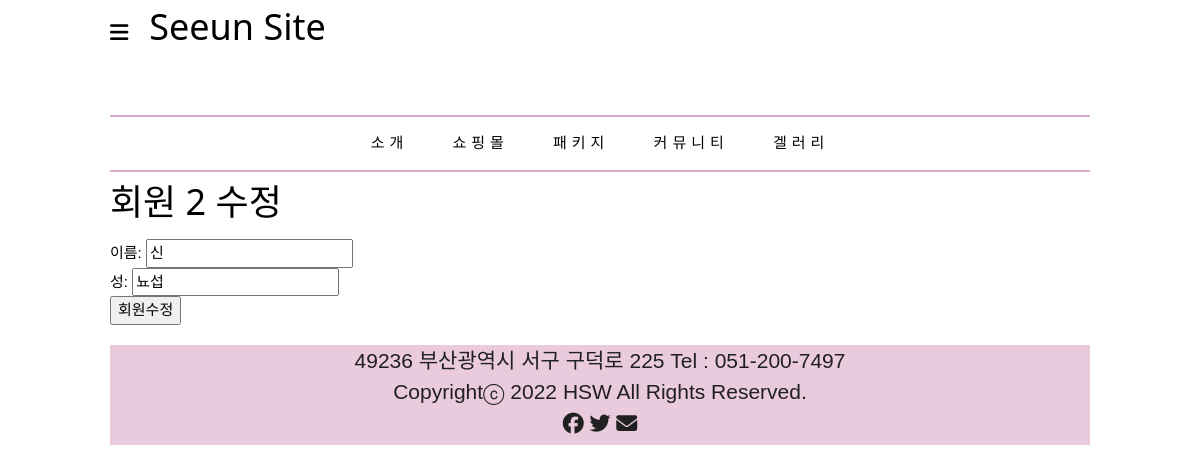
The page /user/update/2 on the database its author committed.
### myapp/models.py (models this page shows)
class Members(models.Model):
  firstname = models.CharField(max_length=255)
  lastname = models.CharField(max_length=255)

### myapp/views.py (the view)
# urls.py: path("user/update/<int:id>",views.update),
def update(request, id):
    m = Members.objects.get(id=id)
    template = loader.get_template("update.html")
    context = {'m' : m}
    return HttpResponse(template.render(context, request))

### myapp/templates/update.html (shortened to what this page needs)
{% extends 'base.html' %}
{% block content %}
<h1>회원 {{m.id}} 수정</h1>
<form action="updaterecord/{{m.id}}" method="post">
    이름: <input type="text" name="first" id="" value="{{m.firstname}}"> <br>
    성: <input type="text" name="last" id="" value="{{m.lastname}}"> <br>
    <input type="submit" value="회원수정">
</form>
{% endblock %}

### static/mystyle.css (style rules this page uses)
* { font-family: "맑은 고딕", Arial, Helvetica, sans-serif; line-height: 150%; }
body { margin-top: 20px; margin: 0 auto; max-width: 980px; }

### static/w3.css (style rules this page uses)
*,*:before,*:after { box-sizing:inherit }
html { -ms-text-size-adjust:100%;-webkit-text-size-adjust:100% }
body { margin:0 }
button,input,select,textarea,optgroup { font:inherit;margin:0 }
button,input { overflow:visible }
button,[type=button],[type=reset],[type=submit] { -webkit-appearance:button }
html,body { font-family:Verdana,sans-serif;font-size:15px;line-height:1.5 }
html { overflow-x:hidden }
h1 { font-size:36px }
h1,h2,h3,h4,h5,h6 { font-family:"Segoe UI",Arial,sans-serif;font-weight:400;margin:10px 0 }

### myapp/templates/base.html (style rules this page uses)
body { max-width: 980px;; margin: auto; }

### rows shown on the page
Members: id "2", first "신", last "뇨섭"
